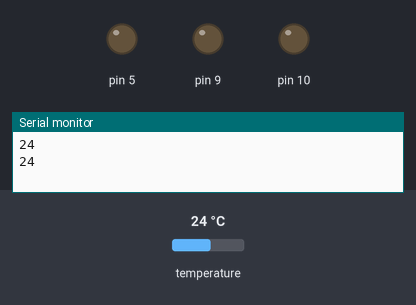
Bench run of a sketch on a simulated Arduino Leonardo, built with avr-gcc and run on an emulated ATmega32U4. On the bench: output pins drawn as LEDs (lit = HIGH), the last lines printed to the serial monitor. Inputs (shaded band) come from the test bench; at power-on: temperature 24 °C.

Above: at 1.8 s.
1.9 s: temperature set to 21.3 °C
3.4 s: temperature set to 20.3 °C
At 5.2 s:
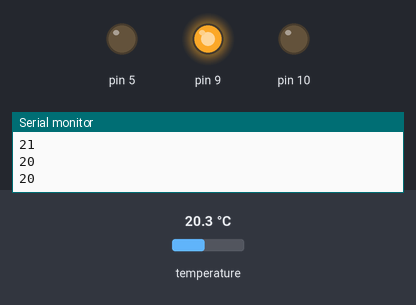
5.5 s: temperature set to 19.5 °C
At 6.8 s:
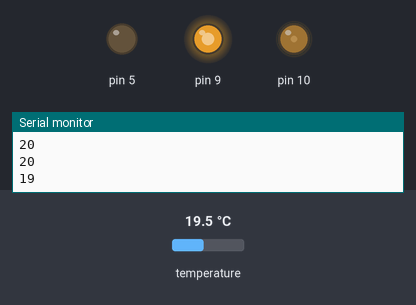
7.5 s: temperature set to 18.6 °C
At 8.4 s:
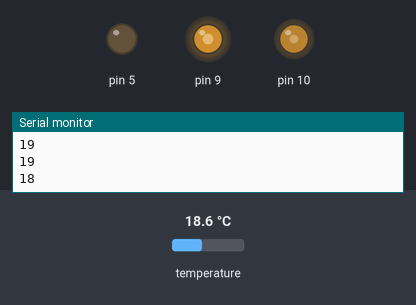
9.5 s: temperature set to 12 °C
At 11.1 s:
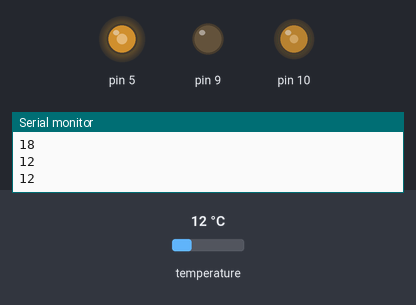
Timing chart, 0 to 12.5 s (numbered marks = the images above; inputs shaded):
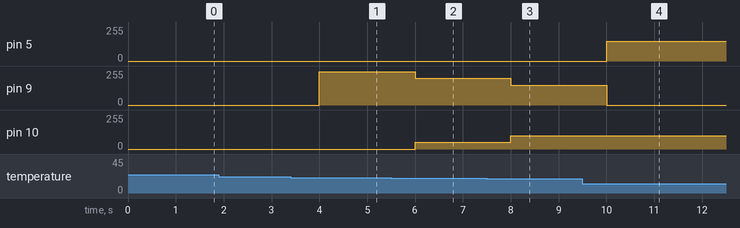

Measured:
- the behaviour switches between 21 and 20.9 °C on temperature (found by bisection; images 0 and 1)
- the behaviour switches between 20 and 19.9 °C on temperature (found by bisection; images 1 and 2)
- the behaviour switches between 19 and 18.9 °C on temperature (found by bisection; images 2 and 3)
- after the input at 3.4 s, pin 9: 0/255 → 250/255 after 0.60 s
- after the input at 5.5 s, pin 9: 250/255 → 200/255 after 0.50 s; pin 10: 0/255 → 50/255 after 0.50 s
- after the input at 7.5 s, pin 9: 200/255 → 150/255 after 0.50 s; pin 10: 50/255 → 100/255 after 0.50 s
- after the input at 9.5 s, pin 5: 0/255 → 150/255 after 0.50 s; pin 9: 150/255 → 0/255 after 0.50 s

The sketch:

EsploraTempRGB.ino
```cpp
/*
 Show the temperature, in the RGB LED using a Esplora Arduino Board
 Based in  Esplora Temperature Sensor example by Tom Igoe

 Arduino Esplora uses a TMP36 sensor for reading the temperature.
 Its appears to depend heavily from the input voltage

 This example is in the public domain.
 CC by SA
 */

#include <Esplora.h>

void setup()
{
  Serial.begin(9600);      // initialize serial communications with your computer
}

void loop()
{
  // read the temperature sensor in Celsius
  int celsius = Esplora.readTemperature(DEGREES_C);

  // send the value via Serial
  Serial.println(celsius);
  // the temperature values are typical of a house in Jaen
  switch(celsius)
  {
    case 10: Esplora.writeRGB(250,0,0); break;
    case 11: Esplora.writeRGB(200,50,0); break;
    case 12: Esplora.writeRGB(150,100,0); break;
    case 13: Esplora.writeRGB(100,150,0); break;
    case 14: Esplora.writeRGB(50,200,0); break;
    case 15: Esplora.writeRGB(0,250,0); break;
    case 16: Esplora.writeRGB(0,200,50); break;
    case 17: Esplora.writeRGB(0,150,100); break;
    case 18: Esplora.writeRGB(0,100,150); break;
    case 19: Esplora.writeRGB(0,50,200); break;
    case 20: Esplora.writeRGB(0,0,250); break;
  }
  // wait a second before reading again:
  delay(1000);
}
```
